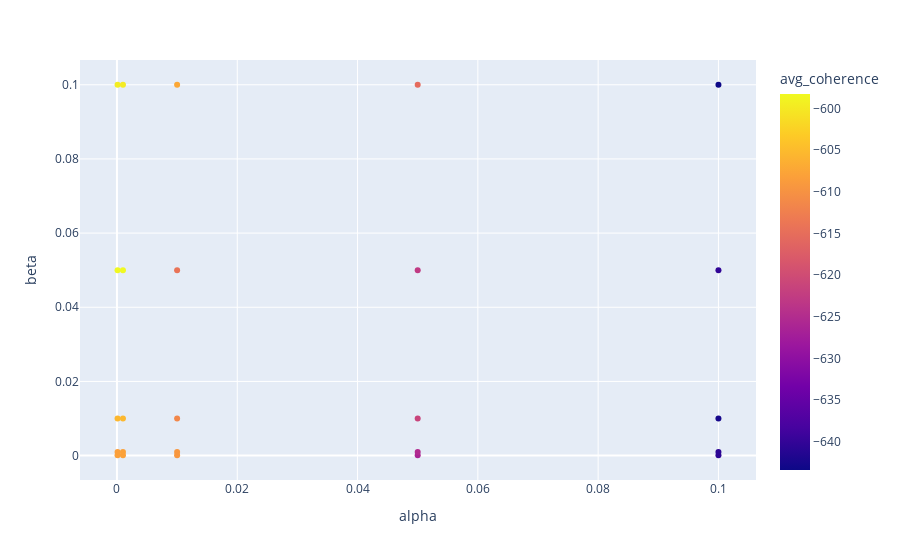

Notebook cell for this chart:
### Markdown cell above
Consindering LDA with TF values assuming 28 topics, the value of alpha parameter is suggested at **0.05** and the value of beta suggested at **0.0001**. Average coherence is around **-429.022**

### Code cell
fig = px.scatter(params_df[params_df['vectorizer']=='tf-idf'], x="alpha", y="beta", color="avg_coherence")
fig.show()

### Figure 1 — Plotly figure (JSON) as saved in the notebook; plotly's stock layout.template omitted (floating-point values rounded to 4 significant figures)
{"data": [{"hovertemplate": "alpha=%{x}<br>beta=%{y}<br>avg_coherence=%{marker.color}<extra></extra>", "legendgroup": "", "marker": {"color": [-608.1, -608.3, -605.5, -598.4, -599.6, -608.1, -608.1, -605.4, -598.2, -599.8, -609.3, -609.3, -611.5, -614.2, -607.3, -626.3, -625.2, -621.3, -622.8, -615.3, -640.7, -640.7, -642.6, -640.2, -643.4], "coloraxis": "coloraxis", "symbol": "circle"}, "mode": "markers", "name": "", "orientation": "v", "showlegend": false, "type": "scatter", "x": [0.0001, 0.0001, 0.0001, 0.0001, 0.0001, 0.001, 0.001, 0.001, 0.001, 0.001, 0.01, 0.01, 0.01, 0.01, 0.01, 0.05, 0.05, 0.05, 0.05, 0.05, 0.1, 0.1, 0.1, 0.1, 0.1], "xaxis": "x", "y": [0.0001, 0.001, 0.01, 0.05, 0.1, 0.0001, 0.001, 0.01, 0.05, 0.1, 0.0001, 0.001, 0.01, 0.05, 0.1, 0.0001, 0.001, 0.01, 0.05, 0.1, 0.0001, 0.001, 0.01, 0.05, 0.1], "yaxis": "y"}], "layout": {"coloraxis": {"colorbar": {"title": {"text": "avg_coherence"}}, "colorscale": [[0, "#0d0887"], [0.1111, "#46039f"], [0.2222, "#7201a8"], [0.3333, "#9c179e"], [0.4444, "#bd3786"], [0.5556, "#d8576b"], [0.6667, "#ed7953"], [0.7778, "#fb9f3a"], [0.8889, "#fdca26"], [1, "#f0f921"]]}, "legend": {"tracegroupgap": 0}, "margin": {"t": 60}, "xaxis": {"anchor": "y", "domain": [0, 1], "title": {"text": "alpha"}}, "yaxis": {"anchor": "x", "domain": [0, 1], "title": {"text": "beta"}}}}
